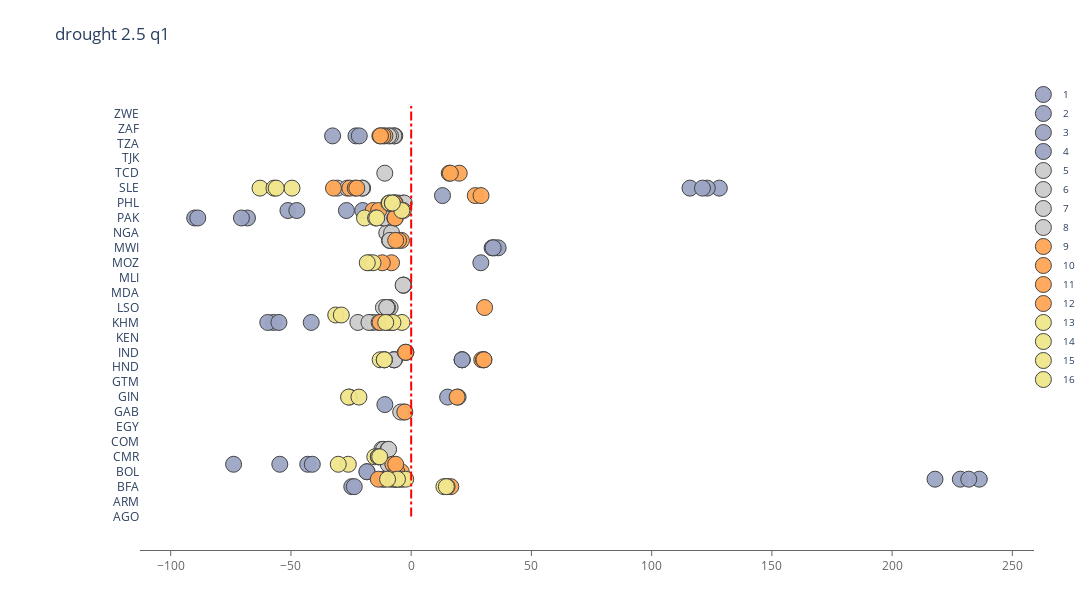
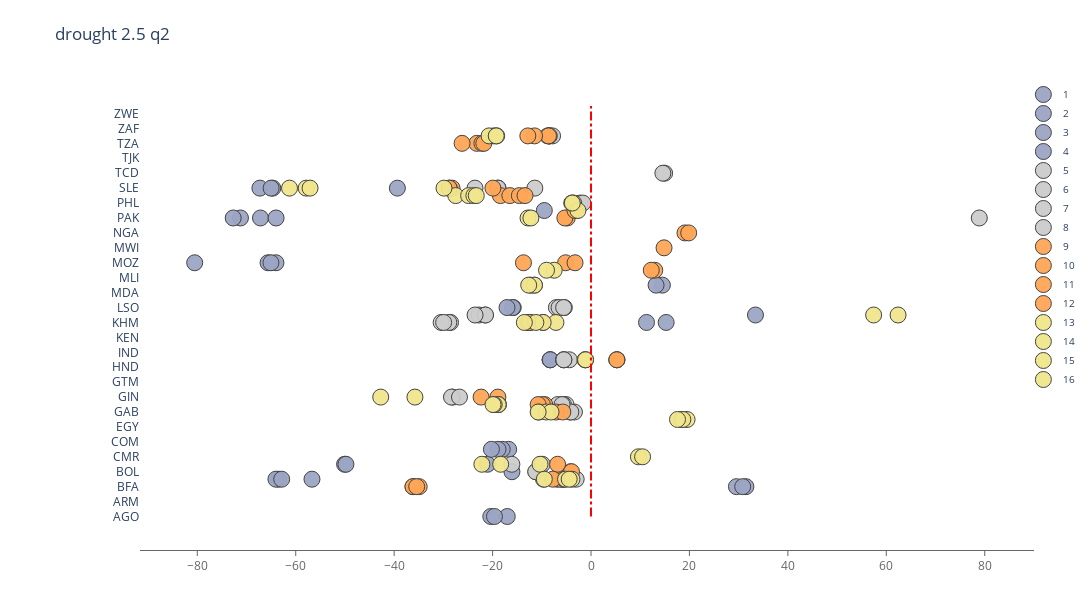
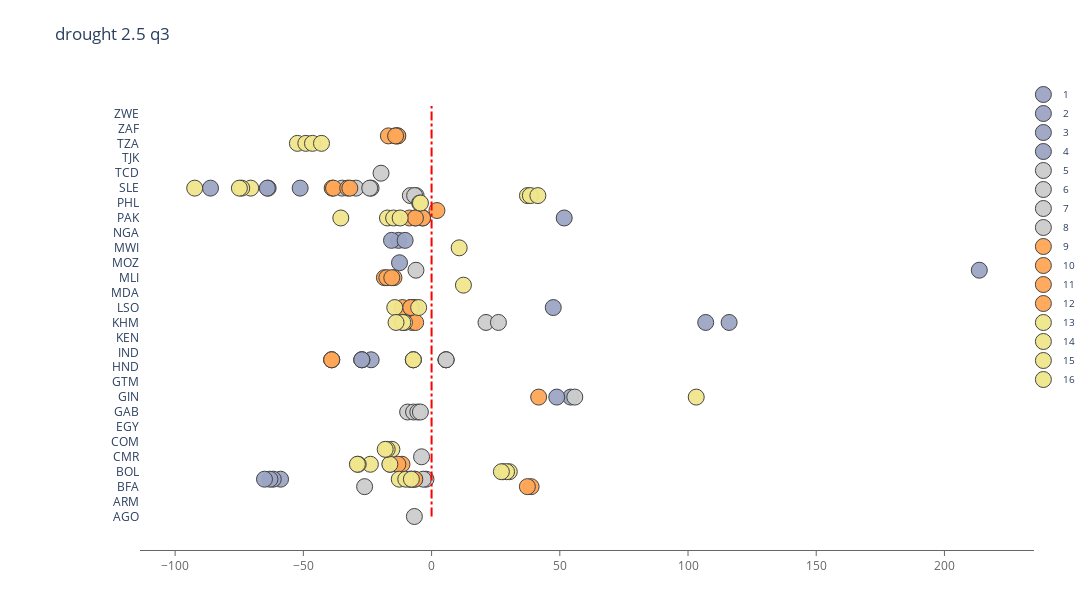
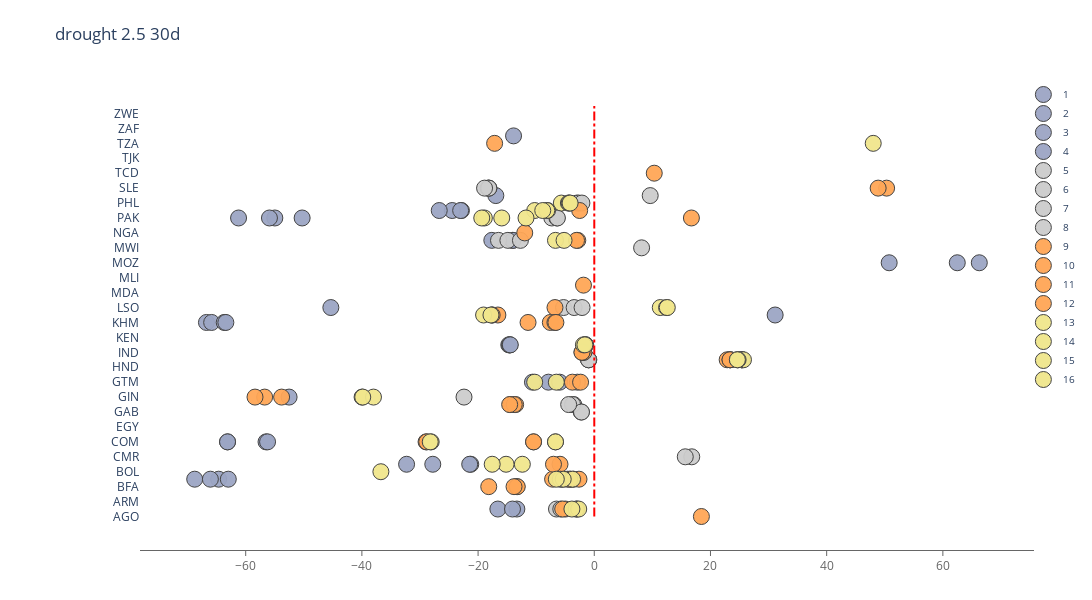

The notebook cell these images were saved under, in order:
### Code cell
import re
from tqdm import tqdm

folder = r"Z:\Laboral\World Bank\Paper - Child mortality and Climate Shocks\Outputs\countries"
files = os.listdir(folder)
files = [f for f in files if ".tex" in f]
files = select_files(files, name="version 3 drought 3_5", months="_12 months")

all_specs = []
for file in tqdm(files):

    filename = rf"{folder}\{file}"
    country = re.search(r"([A-Z]{3})", file).group(0)
    
    df = pd.read_csv(filename,
                    sep='&',
                    header=0,
                    skiprows=4,
                    skipfooter=3,
                    engine='python')

    keywords = "drought|excessiverain|prec" # Regex allowed

    # Process data
    df = df.set_index(df.columns[0]) # Set variable names in index
    df = df[df.index != ' '] # Remove standard errors
    df = df[df.index.str.contains(keywords)]
    df.index = df.index.str.strip()
    df.index.name = "variable"
    df = df.reset_index()
    results = {}
    df.columns = [re.sub(r'[^0-9a-zA-Z]+', '', col) for col in df.columns]
    
    # Format dataframe
    country_specs = df.melt(id_vars=["variable"], var_name="specification", value_name="value")
    country_specs["value"] = process_significance(country_specs.value)    
    country_specs["value"] = make_float(country_specs.value)    
    country_specs["Country"] = country
    country_specs["variable"] = country_specs["variable"].str.replace(r"\_12\_", " ").str.replace(r"3\_5\_", "3.5 ")
    all_specs += [country_specs]
    
all_specs = pd.concat(all_specs)

dot_plot(all_specs, "drought 3.5 q1")
dot_plot(all_specs, "drought 3.5 q2")
dot_plot(all_specs, "drought 3.5 q3")
dot_plot(all_specs, "drought 3.5 30d")
dot_plot(all_specs, "drought 3.5 30d3m")
dot_plot(all_specs, "drought 3.5 3m6m")
dot_plot(all_specs, "drought 3.5 6m12m")
